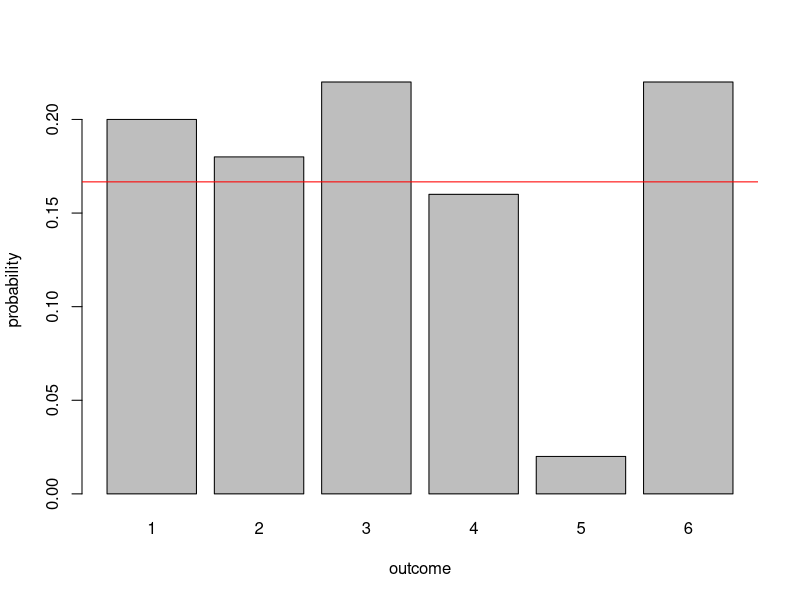
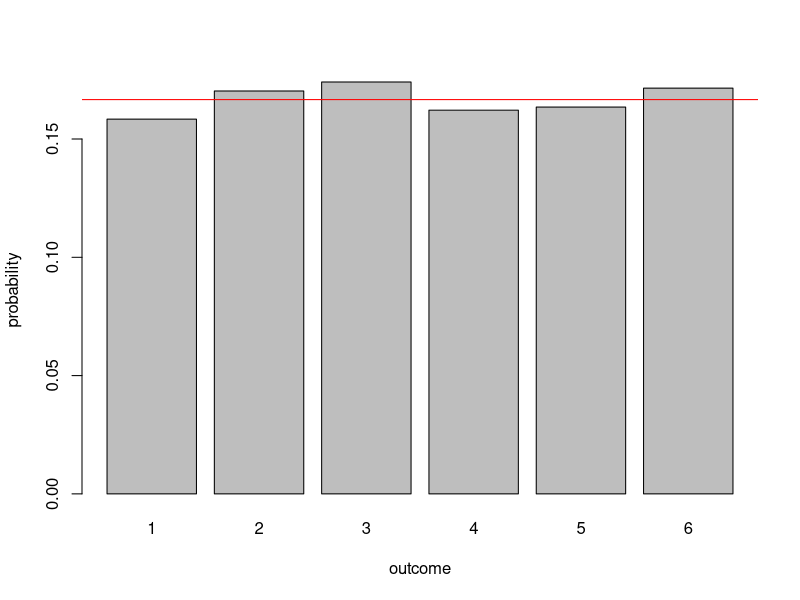

Generate these figures, in order, with R:
## ---- chunk 1
#knitr::opts_knit$set(root.dir = '~/Documents/UCSD/DSC212/')
## ---- chunk 2
set <- 1:6 #possible outcomes of the experiment
outcome <- sample(x = set, size = 1) #1 experiment, sample() draws 1 (size argument) value from the set at random
n_experiments <- 50
s <- sapply(1:n_experiments, function(y) sample(x = set, size = 1)) #the sapply function runs the code to the right for each of 1,000 experiments in the sequence from 1:n_experiments
table(s) #numerically visualize the results
plot_results <- table(s)/n_experiments #frequency of outcome as percentage
barplot(plot_results, ylab = "probability", xlab = "outcome")
abline(h = 1/6, col = "red")
paste0("We rolled a 6 ", plot_results[6]*100, "% of the time.") #proportion of times we rolled a 6
## ---- chunk 3
n_experiments <- 10000
s <- sapply(1:n_experiments, function(y) sample(x = set, size = 1))
table(s) #numerically visualize the results
plot_results <- table(s)/n_experiments #frequency of outcome as percentage
barplot(plot_results, ylab = "probability", xlab = "outcome")
abline(h = 1/6, col = "red")
paste0("We rolled a 6 ", plot_results[6]*100, "% of the time.") #proportion of times we rolled a 6
## ---- chunk 4
event <- sample(x = set, size = 4, replace = T) #1 experiment: 4 die rolls
s <- sapply(1:n_experiments, function(y) sample(x = set, size = 4, replace = T)) #many experiments
dim(s) #4 x n_experiments
true_false <- sapply(1:n_experiments, function(x) 6 %in% s[,x]) #did we roll at least one six in experiment 1, in experiment 2, in experiment 3, and so ? 
res <- length(which(true_false))/n_experiments 
paste0("We rolled at least one 6 during four rolls of a die ", res*100, "% of the time.")
## ---- chunk 5
event <- sapply(1:24, function(y) sample(x = set, size = 2, replace = T)) #1 experiment
dim(event) #2 x 24 
pairs_of_6 <- length(which(event[1,] == 6 & event[2,] == 6)) #1 (success, we got a double 6)
ifelse(pairs_of_6 > 0, paste0("We rolled a double 6 at least once!"), paste0("We did not roll double 6s."))
## ---- chunk 6
success_count <- 0
for (i in 1:n_experiments){
  event <- sapply(1:24, function(y) sample(x = set, size = 2, replace = T))
  pairs_of_6 <- length(which(event[1,] == 6 & event[2,] == 6))
  if(pairs_of_6 > 0){
    success_count <- success_count + 1
  }
}
prop_success <- success_count/n_experiments 
paste0("We rolled a pair of sixes ", prop_success*100, "% of the time.")
